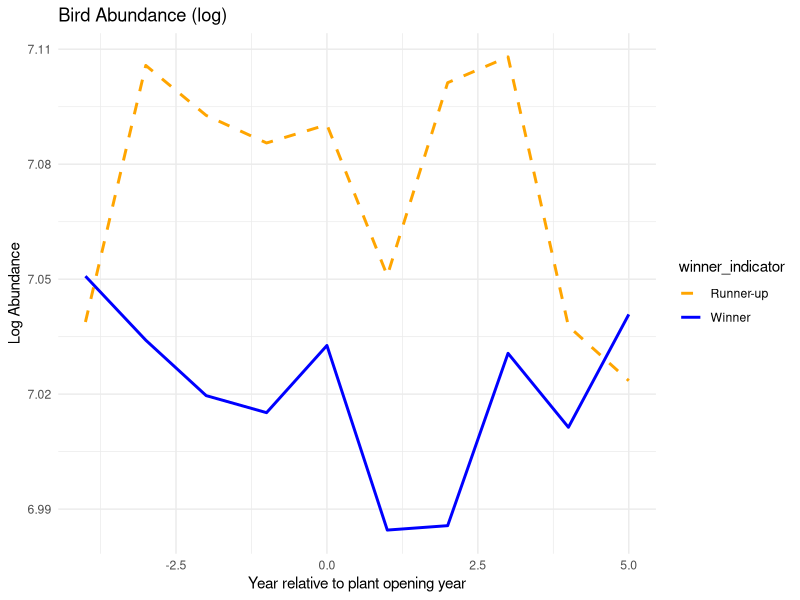
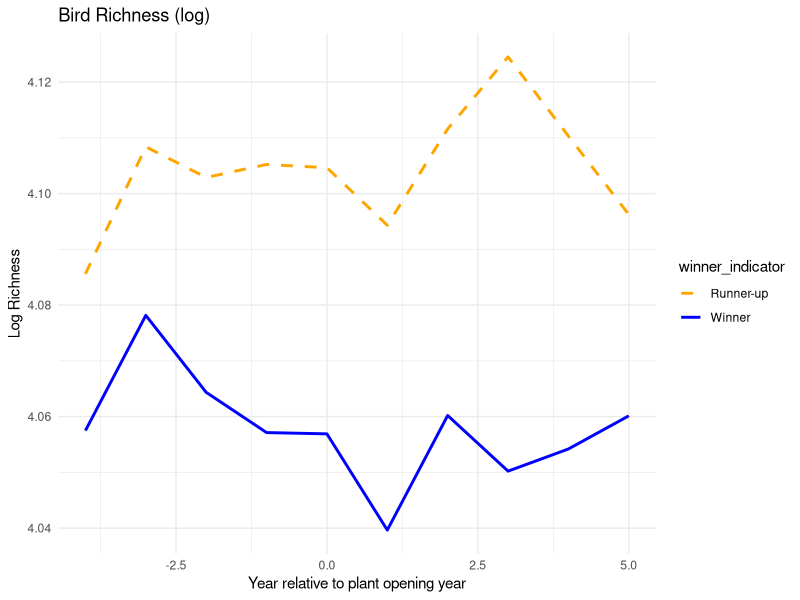
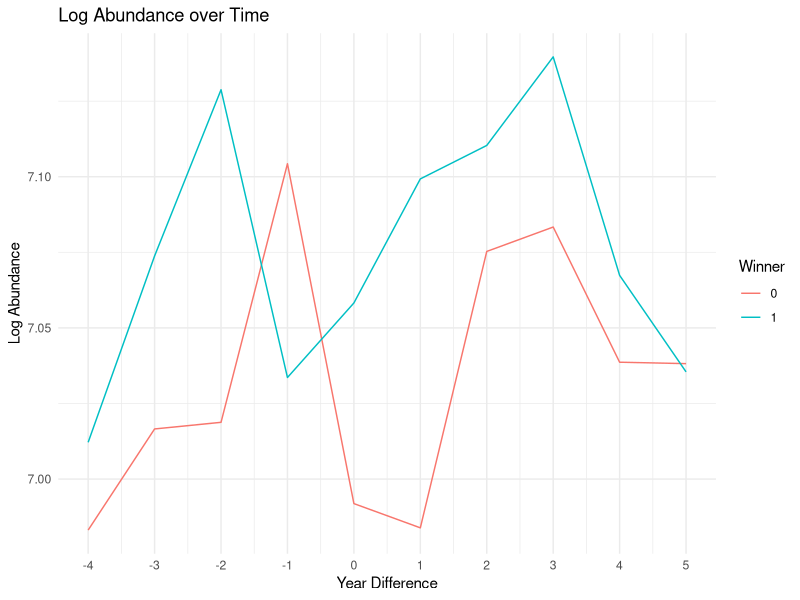
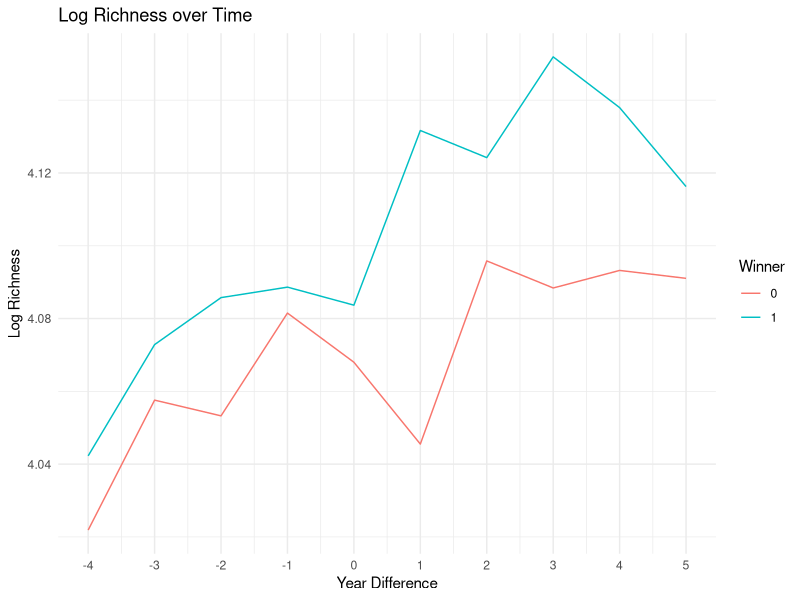
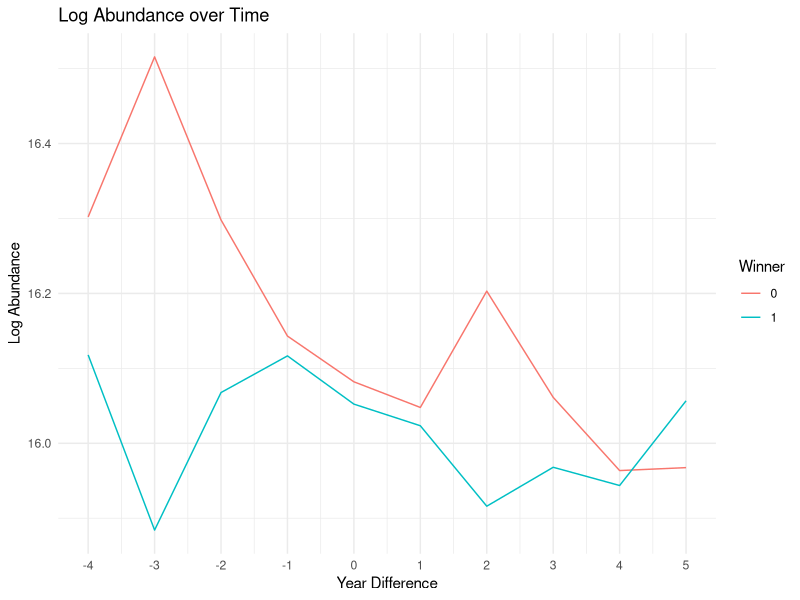
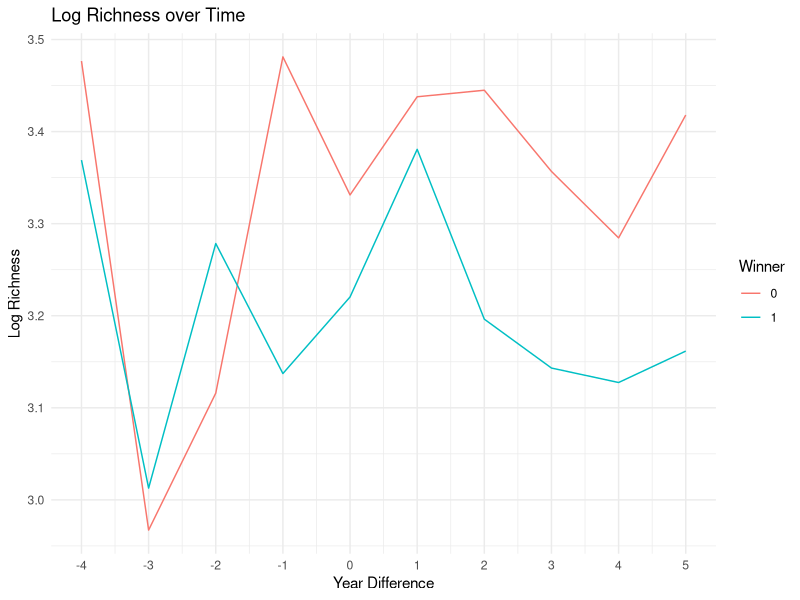

Generate these figures, in order, with R:
## ---- chunk 1
knitr::opts_chunk$set(echo = TRUE)
## ---- chunk 2
rm(list=ls())

library('foreign')
library('haven')
library(readxl)
library(dplyr)
library(ggplot2)
library(plm)
## ---- chunk 3
mdp_data <- read_xlsx("../output_data/MDP_1980_2008_updated.xlsx")
county_x_year_panel_data <- read.csv("../output_data/county_x_year_panel_data.csv")
## ---- chunk 4
# format fips as integer in both dataset
mdp_data <- mdp_data %>%
  mutate(fips = as.integer(fips),
         plant_id = paste0(Number, Winner, fips, `City (If available)`)) # create a unique id for different plants
n_distinct(mdp_data$plant_id) # 310
n_distinct(mdp_data$fips) # 224


# Loop through each fips in mdp_data to check if it exists in county_x_year_panel_data
unique_fips_mdp <- unique(mdp_data$fips)
unique_fips_county <- unique(county_x_year_panel_data$fips)
not_found_count <- 0
not_found_ls <- c()
for (fips in unique_fips_mdp) {
  if (!(fips %in% unique_fips_county)) {
    not_found_count <- not_found_count + 1
    not_found_ls <- c(not_found_ls, fips)
  }
}
not_found_count # 81. 
not_found_ls
filtered_mdp_data <- mdp_data %>% filter(!(fips %in% not_found_ls)) 
nrow(filtered_mdp_data) # 197

# merge the dataset if they have the same fips
merged_mdp_data <- mdp_data %>%
  left_join(county_x_year_panel_data, by = "fips")

# Since the year has no missing values, we want to delete the data that does not have a corresponding FIPS code.
merged_mdp_data <- merged_mdp_data %>%
  filter(!is.na(`year`))

n_distinct(merged_mdp_data$plant_id) # 197. verified

## ---- chunk 5
mdp_data_10yrs <- merged_mdp_data %>% # mdp_data_year
  mutate(`Publication Year` = as.integer(`Publication Year`),
         year = as.integer(year),
         year_diff = year - `Publication Year`,
         post_treatment = ifelse(year_diff > 0, 1, 0),
         winner_indicator = ifelse(Winner == 1, 1, 0),
         runner_up_indicator = ifelse(Winner == 0, 1, 0)) %>%
  filter(year_diff >= -4 & year_diff <= 5)

n_distinct(mdp_data_10yrs$plant_id) # 170

# mdp_data_10yrs <- mdp_data_10yrs %>%
#   group_by(plant_id) %>%
#   filter(n() == 10) %>%
#   ungroup()

n_distinct(mdp_data_10yrs$plant_id) # 85
table(mdp_data_10yrs$Winner) # 0:490; 1:360
## ---- chunk 6
mdp_data_10yrs <- mdp_data_10yrs %>%
  mutate(log_abundance = log(abundance),
         log_richness = log(richness))

mdp_data_10yrs.1 <- pdata.frame(mdp_data_10yrs, index = c("County", "year"))

formula_abundance <- log_abundance ~ winner_indicator * post_treatment + runner_up_indicator * post_treatment + factor(Number) + factor(County) + factor(year)
formula_richness <- log_richness ~ winner_indicator * post_treatment + runner_up_indicator * post_treatment + factor(Number) + factor(County) + factor(year)

model_abundance <- plm(formula_abundance, data = mdp_data_10yrs, model = "within")
model_richness <- plm(formula_richness, data = mdp_data_10yrs, model = "within")

summary(model_abundance)
summary(model_richness)


# 提取预测值
mdp_data_10yrs$predicted_abundance <- predict(model_abundance)
mdp_data_10yrs$predicted_richness <- predict(model_richness)

# 提取残差
mdp_data_10yrs$residuals_abundance <- residuals(model_abundance)
mdp_data_10yrs$residuals_richness <- residuals(model_richness)

# 计算每个年份和组别的平均值
avg_data <- mdp_data_10yrs %>%
  group_by(year_diff, winner_indicator) %>%
  summarize(mean_abundance = mean(predicted_abundance, na.rm = TRUE),
            mean_richness = mean(predicted_richness, na.rm = TRUE))

avg_data$winner_indicator <- factor(avg_data$winner_indicator, levels = c(0, 1), labels = c("Runner-up", "Winner"))


bird_abundance_did <- ggplot(avg_data, aes(x = year_diff, y = mean_abundance, color = winner_indicator, linetype = winner_indicator)) +
  geom_line(size = 1) +
  labs(title = "Bird Abundance (log)", x = "Year relative to plant opening year", y = "Log Abundance") +
  scale_color_manual(values = c("Winner" = "blue", "Runner-up" = "orange")) +
  scale_linetype_manual(values = c("Winner" = "solid", "Runner-up" = "dashed")) +
  theme_minimal()

bird_richness_did <- ggplot(avg_data, aes(x = year_diff, y = mean_richness, color = winner_indicator, linetype = winner_indicator)) +
  geom_line(size = 1) +
  labs(title = "Bird Richness (log)", x = "Year relative to plant opening year", y = "Log Richness") +
  scale_color_manual(values = c("Winner" = "blue", "Runner-up" = "orange")) +
  scale_linetype_manual(values = c("Winner" = "solid", "Runner-up" = "dashed")) +
  theme_minimal()

bird_abundance_did
bird_richness_did

# plots data visualization
bird_abundance_visual <- ggplot(mdp_data_10yrs, aes(x = year_diff, y = log_abundance, color = as.factor(Winner))) +
  geom_line(stat = "summary", fun = mean) +
  labs(title = "Log Abundance over Time",
       x = "Year Difference",
       y = "Log Abundance",
       color = "Winner") +
  scale_x_continuous(breaks = seq(-4, 5, by = 1))+
  theme_minimal()

bird_richness_visual <- ggplot(mdp_data_10yrs, aes(x = year_diff, y = log_richness, color = as.factor(Winner))) +
  geom_line(stat = "summary", fun = mean) +
  labs(title = "Log Richness over Time",
       x = "Year Difference",
       y = "Log Richness",
       color = "Winner") +
  scale_x_continuous(breaks = seq(-4, 5, by = 1))+
  theme_minimal()

bird_abundance_visual
bird_richness_visual




## ---- chunk 7
# tree_data <- readRDS("../data/species count data/result.rds")
# write.csv(tree_data, "../data/result.csv")
## ---- chunk 8
# tree_data <- tree_data %>%
#   mutate(
#     STATECD = sprintf("%02d", STATECD),
#     COUNTYCD = sprintf("%03d", COUNTYCD),
#     fips = paste0(STATECD, COUNTYCD)
#   )
# 
# tree_data_fips <- tree_data %>%
#   group_by(fips, MEASYEAR) %>%
#   summarize(
#     abundance = sum(county_count, na.rm = TRUE),
#     richness = n_distinct(SPCD)
#   ) %>%
#   ungroup()

# write.csv(tree_data_fips, "../output_data/tree_data.csv")

tree_data_fips <- read.csv("../output_data/tree_data.csv")

n_distinct(tree_data_fips$fips) # 3114

tree_data_fips <- tree_data_fips %>%
  mutate(fips = as.integer(fips))

tree_mdp_data <- mdp_data %>%
  left_join(tree_data_fips, by = "fips")

# # verifying steps.
# unique_fips_mdp <- unique(mdp_data$fips)
# unique_fips_county <- unique(tree_data_fips$fips)
# not_found_count <- 0
# not_found_ls <- c()
# for (fips in unique_fips_mdp) {
#   if (!(fips %in% unique_fips_county)) {
#     not_found_count <- not_found_count + 1
#     not_found_ls <- c(not_found_ls, fips)
#   }
# }
# not_found_count # 10
# not_found_ls

# tree_mdp_data.test <- tree_mdp_data %>% filter(!is.na(MEASYEAR))
# n_distinct(tree_mdp_data.test$fips) # 214: 224-10=214. verified!
# n_distinct(tree_mdp_data.test$plant_id) # 292

# create year_diff as x_axis

tree_mdp_data_10yrs <- tree_mdp_data %>%
  mutate(`Publication Year` = as.integer(`Publication Year`),
         MEASYEAR = as.integer(MEASYEAR),
         year_diff = MEASYEAR - `Publication Year`) %>%
  filter(year_diff >= -4 & year_diff <= 5)

## ---- chunk 9

tree_mdp_data_10yrs <- tree_mdp_data_10yrs %>%
  group_by(plant_id) %>%
  filter(n() == 10) %>%
  ungroup() %>%
  mutate(log_abundance = log(abundance),
         log_richness = log(richness))

n_distinct(tree_mdp_data_10yrs$plant_id) # 15

tree_abundance_did <- ggplot(tree_mdp_data_10yrs, aes(x = year_diff, y = log_abundance, color = as.factor(Winner))) +
  geom_line(stat = "summary", fun = mean) +
  labs(title = "Log Abundance over Time",
       x = "Year Difference",
       y = "Log Abundance",
       color = "Winner") +
  scale_x_continuous(breaks = seq(-4, 5, by = 1))+
  theme_minimal()

tree_richness_did <- ggplot(tree_mdp_data_10yrs, aes(x = year_diff, y = log_richness, color = as.factor(Winner))) +
  geom_line(stat = "summary", fun = mean) +
  labs(title = "Log Richness over Time",
       x = "Year Difference",
       y = "Log Richness",
       color = "Winner") +
  scale_x_continuous(breaks = seq(-4, 5, by = 1))+
  theme_minimal()

tree_abundance_did
tree_richness_did
